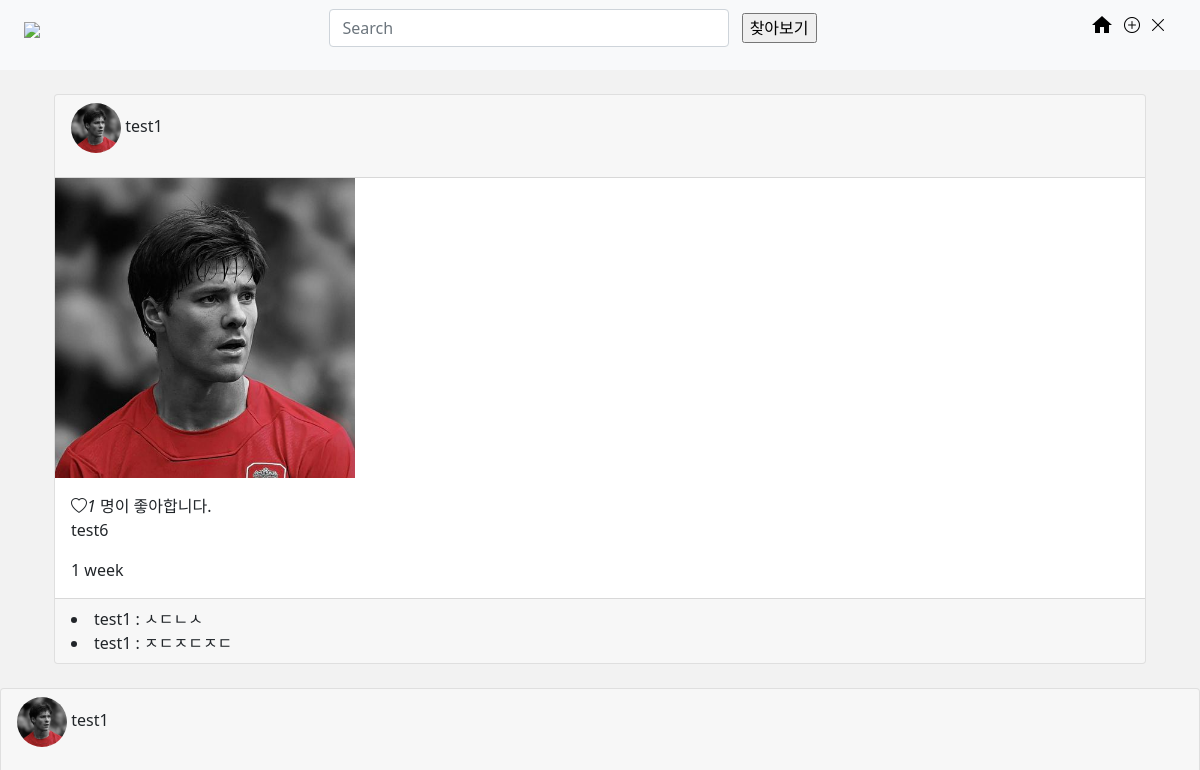
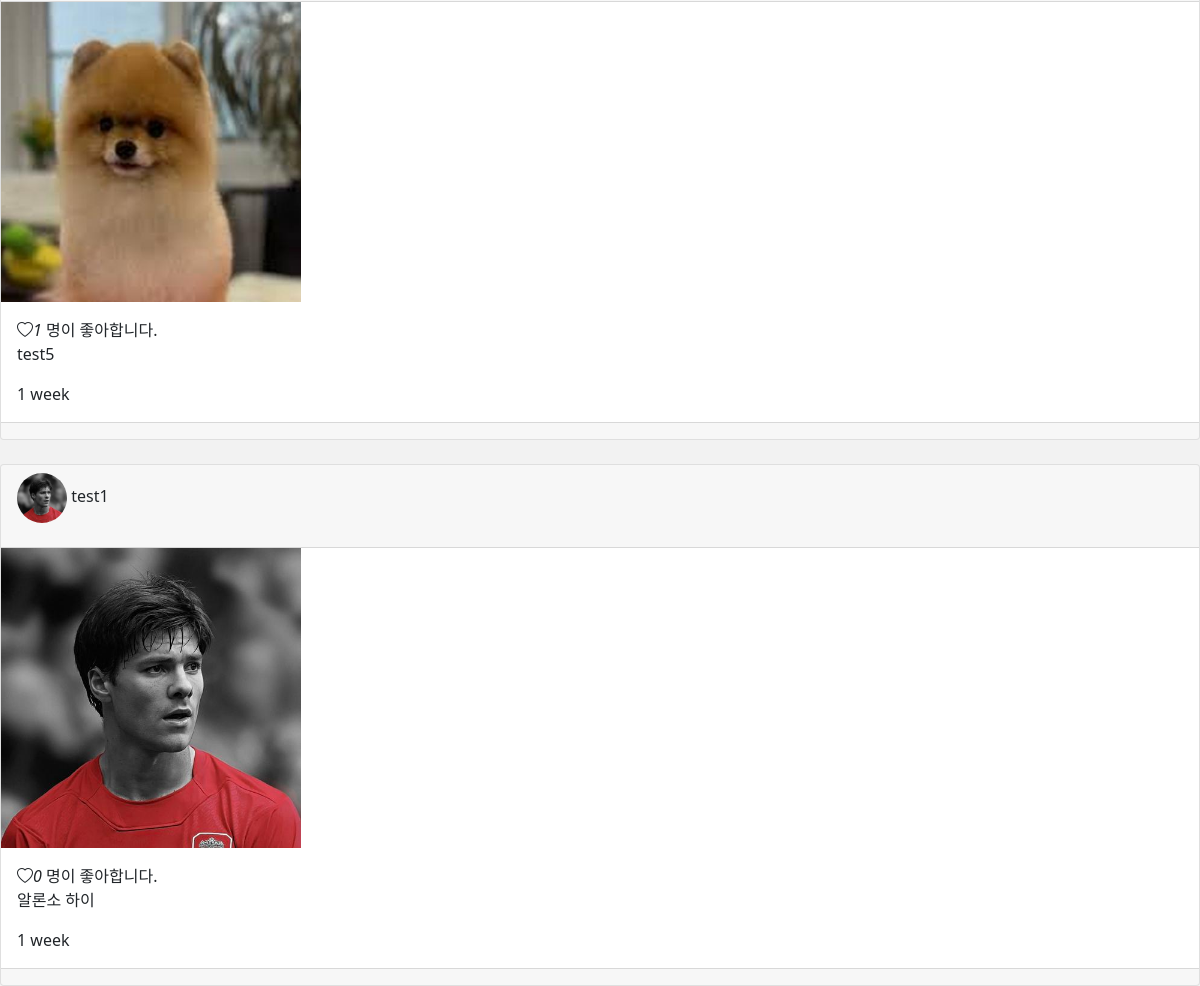
/posts/, run on an earlier commit of the app's database (2 pictures, top to bottom).
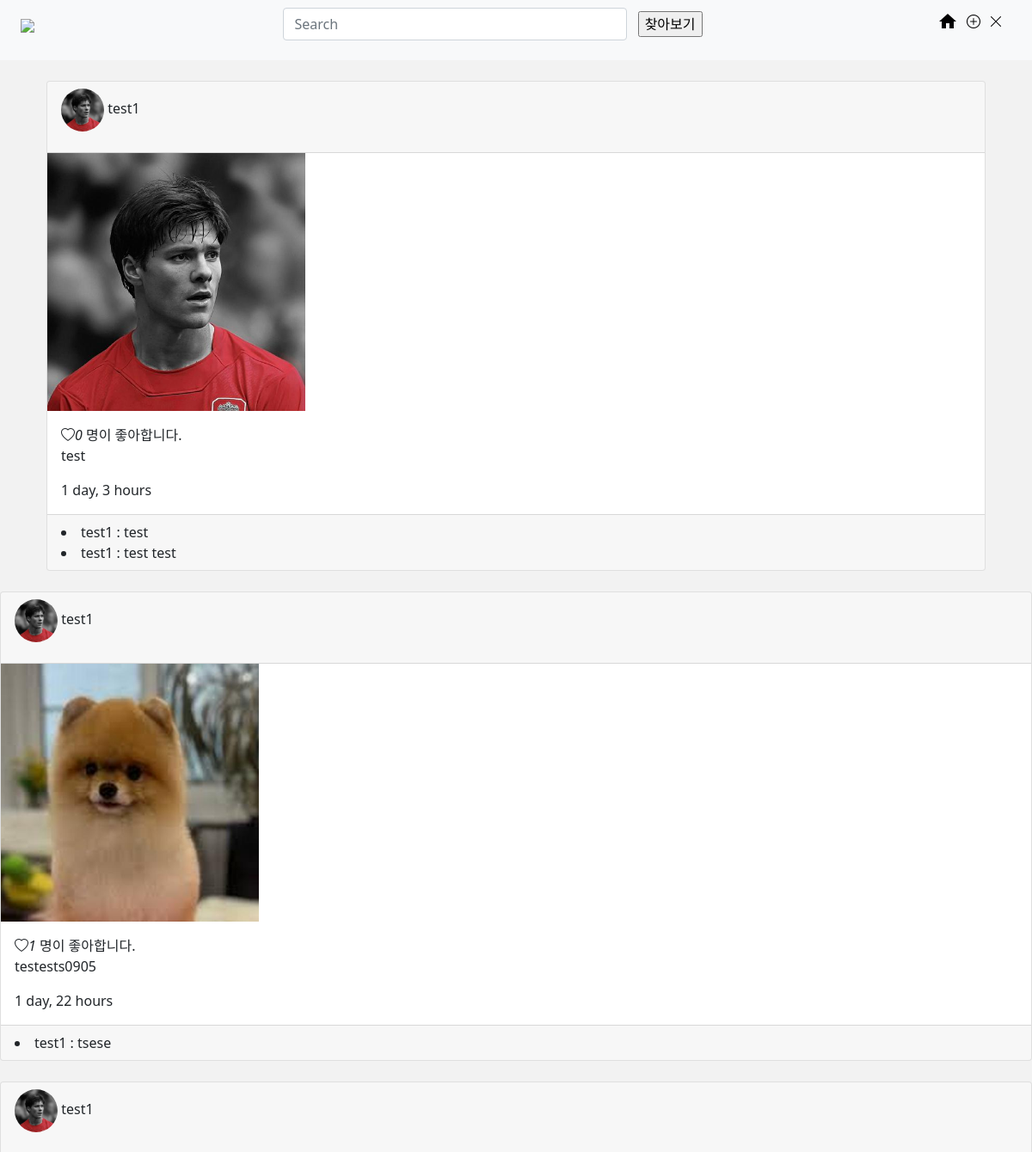
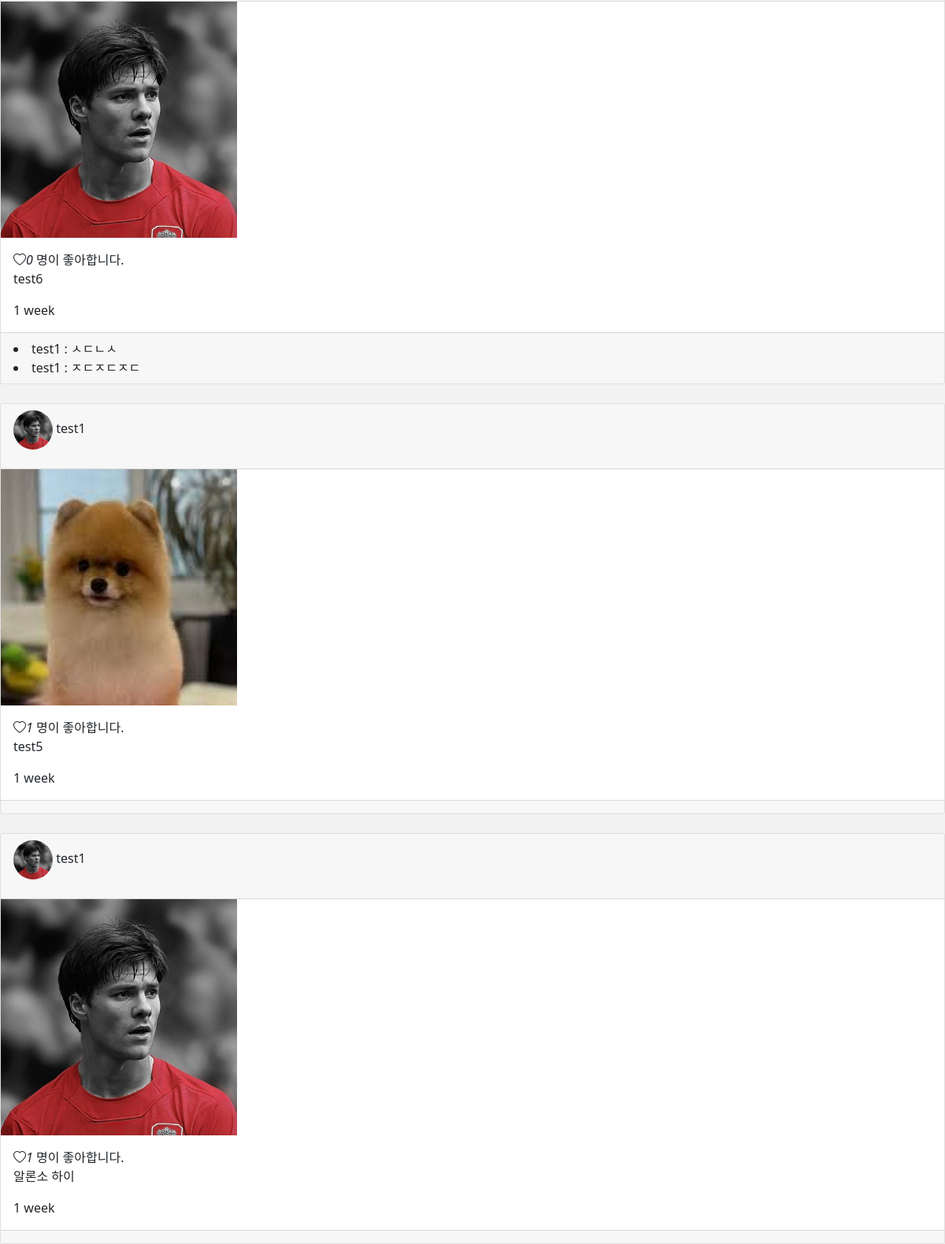
And on a later commit of the database (2 pictures, top to bottom).
### posts/models.py (models this page shows)
class Post(models.Model):
    content = models.TextField()
    created_at = models.DateTimeField(auto_now_add=True)
    updated_at = models.DateTimeField(auto_now=True)
    image = ResizedImageField(
        size=[500, 500],
        crop=['middle', 'center'],
        upload_to='image/%Y/%m'
    )
    user = models.ForeignKey(settings.AUTH_USER_MODEL, on_delete=models.CASCADE)
    like_users = models.ManyToManyField(settings.AUTH_USER_MODEL, related_name='like_posts')

class Comment(models.Model):
    content = models.CharField(max_length=100)
    created_at = models.DateTimeField(auto_now_add=True)
    post = models.ForeignKey(Post, on_delete=models.CASCADE)
    user = models.ForeignKey(settings.AUTH_USER_MODEL, on_delete=models.CASCADE)

### accounts/models.py (models this page shows)
class User(AbstractUser):
    profile_image = ResizedImageField(
        size=[500, 500],
        crop=['middle', 'center'],
        upload_to='profile',
    )
    followings = models.ManyToManyField('self', related_name='followers', symmetrical=False)

### posts/views.py (the view)
# urls.py: path('', views.index, name='index'),
def index(request):
    posts = Post.objects.all().order_by('-id')
    comment_form = CommentForm()
    context = {
        'posts': posts,
        'comment_form': comment_form,
    }
    return render(request, 'index.html', context)

### posts/forms.py
class CommentForm(forms.ModelForm):
    class Meta:
        model = Comment
        fields = ('content', )

### posts/templates/index.html (shortened to what this page needs)
{% extends 'base.html' %}
{% block body %}
    {% for post in posts %}
        {% include '_card.html' %}
    {% endfor %}
{% endblock %}

### posts/templates/_card.html (shortened to what this page needs)
{% load bootstrap5 %}
<div class="card mt-4">
    <div class="card-header">
        <p>
            <img src="{{post.user.profile_image.url}}" alt="" class="rounded-circle" width="50px">
            <a href="{% url 'accounts:profile' username=post.user %}" class="text-reset text-decoration-none">{{post.user}}</a>
        </p>
    </div>
    <img src="{{post.image.url}}" alt="..." width="300px">
    <div class="card-body">
        {% if post in user.like_posts.all  %}
            <i class="bi bi-heart-fill heart" style="color: red" data-post-id="{{post.id}}">{{post.like_users.all|length}}</i>
        {% else %}
            <i class="bi bi-heart heart" data-post-id="{{post.id}}">{{post.like_users.all|length}}</i>
        {% endif %}
         명이 좋아합니다.
        <p class="card-text">{{post.content}}</p>
        <p class="card-text">{{post.created_at|timesince}}</p>
    </div>
    <div class="card-footer">
        {% for comment in post.comment_set.all %}
            <li>{{comment.user}} : {{comment.content}}</li>
        {% endfor %}
    </div>
</div>
  </div>

What changed in the data, as far as the page shows it:
added Post: user.profile_image (picture), user "test1", image (picture), like_users.all|length "0", content "test", created_at "1 day, 3 hours"
added Comment: user "test1", content "test"
added Comment: user "test1", content "test test"
added Post: user.profile_image (picture), user "test1", image (picture), like_users.all|length "1", content "testests0905", created_at "1 day, 22 hours"
added Comment: user "test1", content "tsese"
computed for Post "test6": like_users.all|length "1" → "0"
computed for Post "알론소 하이": like_users.all|length "0" → "1"
